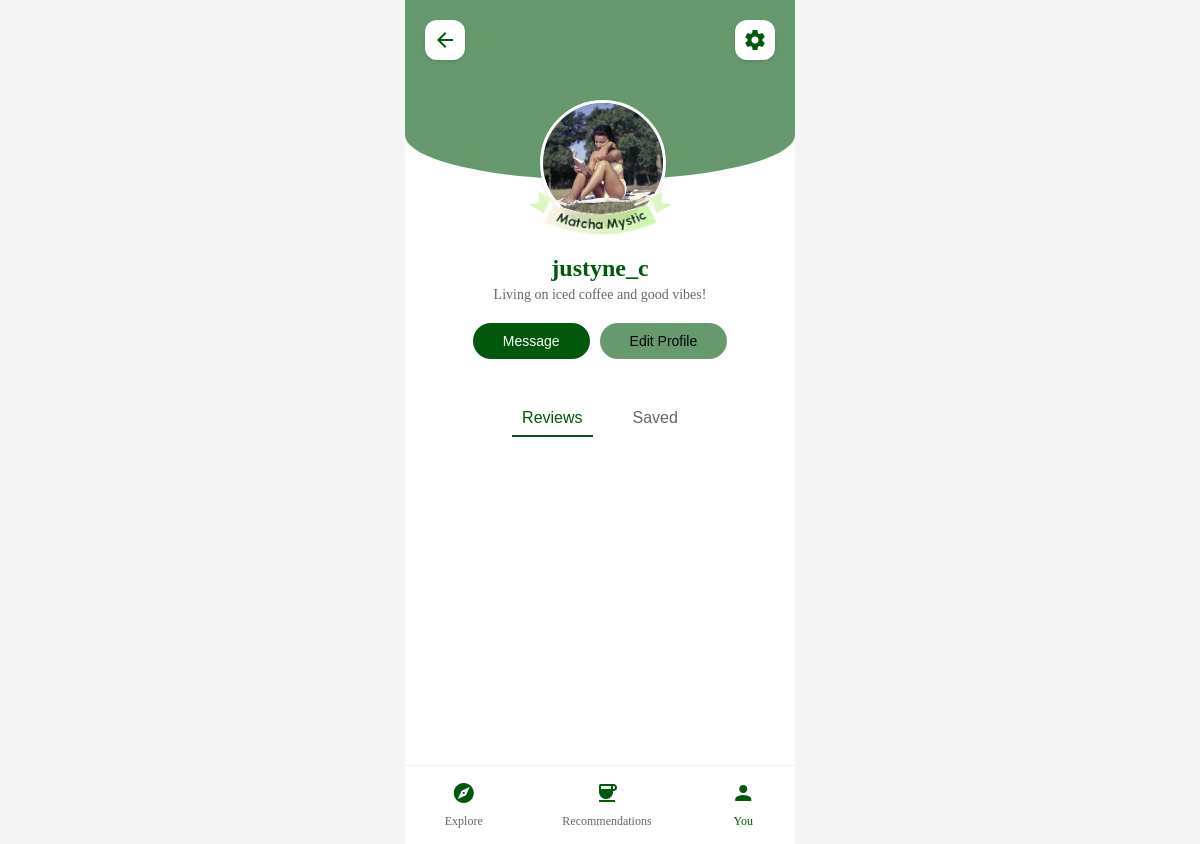
/profile/user-page.php, run on the app's committed database.
### tables this page shows
CREATE TABLE `brewmatch_users` (
  `user_id` int(11) NOT NULL,
  `user_name` varchar(20) NOT NULL,
  `email` text NOT NULL,
  `bio` varchar(500) NOT NULL,
  `portrait_image` varchar(250) NOT NULL
);

CREATE TABLE `personality_types` (
  `type_id` int(11) NOT NULL,
  `type_name` varchar(100) NOT NULL,
  `type_description` text DEFAULT NULL,
  `type_badge_image` varchar(250) NOT NULL
);

### profile/user-page.php (the view, shortened to what this page needs)
<?php
require_once '../config/db.php';
$user_id = 2;
$stmt = $pdo->prepare("
    SELECT u.*, pt.type_name, pt.type_badge_image
    FROM brewmatch_users u
    LEFT JOIN user_personality_results upr ON u.user_id = upr.user_id
    LEFT JOIN personality_types pt ON upr.personality_type_id = pt.type_id
    WHERE u.user_id = ?
");
$stmt->execute([$user_id]);
$user = $stmt->fetch(PDO::FETCH_ASSOC);
$className = strtolower(str_replace(' ', '-', $user['type_name']));
?>
<!DOCTYPE html>
<html lang="en">
  <head>
    <link rel="stylesheet" href="user_profile.css" />
  </head>
  <body>
    <div class="profile-container <?php echo htmlspecialchars($className); ?>"
         data-user-type="<?php echo htmlspecialchars($className); ?>">
      <nav class="top-nav">
        <button class="back-btn">
          <span class="material-icons">arrow_back</span>
        </button>
        <button class="settings-btn">
          <span class="material-icons">settings</span>
        </button>
      </nav>
      <div class="user-info">
        <div class="profile-banner">
          <div class="profile-image-container">
            <img
              src="<?php echo htmlspecialchars("assets/users/".$user['portrait_image']); ?>"
              alt="Profile picture"
              class="profile-image"
            />
            <div class="badge">
              <img
                src="<?php echo htmlspecialchars("assets/users/".$user['type_badge_image']); ?>"
                alt="Arabica Adventurer badge"
                class="badge-image"
              />
            </div>
          </div>
        </div>
        <h1 class="username"><?php echo htmlspecialchars($user['user_name']); ?></h1>
        <p class="bio"><?php echo htmlspecialchars($user['bio']); ?></p>
        <div class="action-buttons">
          <button class="message-btn <?php echo htmlspecialchars($className); ?>">Message</button>
          <button class="edit-profile-btn <?php echo htmlspecialchars($className); ?>">Edit Profile</button>
        </div>
      </div>
      <div class="tabs-section">
        <div class="tabs">
          <button class="tab active">Reviews</button>
          <button class="tab">Saved</button>
        </div>
        <div class="tab-content">
          <div class="review-grid">
          </div>
        </div>
      </div>
      <nav class="bottom-nav">
        <a href="#" class="nav-item">
          <span class="material-icons">explore</span>
          <span>Explore</span>
        </a>
        <a href="#" class="nav-item">
          <span class="material-icons">coffee</span>
          <span>Recommendations</span>
        </a>
        <a href="#" class="nav-item active">
          <span class="material-icons">person</span>
          <span>You</span>
        </a>
      </nav>
    </div>
  </body>
</html>
</html>

### profile/css/user_profile.css (style rules this page uses)
:root { --arabica-main: #562B15; --arabica-fade: rgba(86, 43, 21, 0.6); --matcha-main: #00580D; --matcha-fade: rgba(0, 88, 13, 0.6); --espresso-main: #F07331; --espresso-fade: rgba(240, 115, 49, 0.6); --mocha-main: #F6C07E; --mocha-fade: rgba(246, 192, 126, 0.6); --color-cream: #FAF2E0; --color-black: #000000; --color-white: #FFFFFF; }
body { margin: 0; padding: 0; display: flex; justify-content: center; align-items: center; min-height: 100vh; background-color: #f5f5f5; }
.profile-container { width: 390px; height: 844px; margin: 0 auto; position: relative; background-color: var(--color-white); overflow: hidden; display: flex; flex-direction: column; }
.profile-container::before { content: ''; position: absolute; top: 0; left: 0; right: 0; height: 180px; border-bottom-left-radius: 100% 50%; border-bottom-right-radius: 100% 50%; z-index: 0; }
.top-nav { padding: 20px; display: flex; justify-content: space-between; position: relative; z-index: 1; }
.back-btn, .settings-btn { width: 40px; height: 40px; border-radius: 12px; background-color: var(--color-white); border: none; display: flex; align-items: center; justify-content: center; box-shadow: 0 2px 4px rgba(0, 0, 0, 0.1); cursor: pointer; }
.user-info { padding: 20px; text-align: center; position: relative; z-index: 1; }
.profile-banner { position: relative; margin-bottom: 20px; }
.profile-image-container { width: 120px; height: 120px; margin: 0 auto; position: relative; }
.profile-image { width: 100%; height: 100%; border-radius: 50%; object-fit: cover; border: 3px solid var(--color-white); box-shadow: 0 2px 4px rgba(0, 0, 0, 0.1); }
.badge { position: absolute; bottom: -15px; left: 50%; transform: translateX(-50%); width: 180px; height: 45px; z-index: 3; }
.badge-image { width: 100%; height: 100%; object-fit: contain; }
.username { margin: 30px 0 5px; font-size: 24px; margin-top: 35px; }
.bio { color: #666666; margin: 0; font-size: 14px; }
.action-buttons { display: flex; gap: 10px; justify-content: center; margin: 20px 0; }
.message-btn, .edit-profile-btn { padding: 10px 30px; border-radius: 25px; border: none; font-size: 14px; }
.message-btn { color: var(--color-white); }
.edit-profile-btn { color: var(--color-black); }
.tabs-section { padding: 0 20px; position: relative; z-index: 1; }
.tabs { display: flex; justify-content: center; gap: 30px; margin-bottom: 20px; }
.tab { border: none; background: none; padding: 10px; font-size: 16px; color: #666666; position: relative; }
.tab.active::after { content: ''; position: absolute; bottom: 0; left: 0; width: 100%; height: 2px; }
.bottom-nav { margin-top: auto; padding: 15px 0; background-color: var(--color-white); display: flex; justify-content: space-around; border-top: 1px solid #f0f0f0; position: relative; z-index: 1; }
.nav-item { display: flex; flex-direction: column; align-items: center; text-decoration: none; color: #666666; font-size: 12px; gap: 5px; }
.nav-item .material-icons { font-size: 24px; }
.nav-item span:not(.material-icons) { font-size: 12px; margin-top: 4px; }
.review-grid { display: grid; grid-template-columns: repeat(2, 1fr); gap: 15px; padding: 20px; }
.matcha-mystic::before { background-color: var(--matcha-fade); }
.matcha-mystic .material-icons, .matcha-mystic .username, .matcha-mystic .tab.active, .matcha-mystic .nav-item.active { color: var(--matcha-main); }
.matcha-mystic .message-btn { background-color: var(--matcha-main); color: var(--color-white); }
.matcha-mystic .edit-profile-btn { background-color: var(--matcha-fade); color: var(--color-black); }
.matcha-mystic .tab.active::after { background-color: var(--matcha-main); }

### data on the page
brewmatch_users: portrait_image (picture), personality_types.type_badge_image (picture), user_name "justyne_c", bio "Living on iced coffee and good vibes!"
